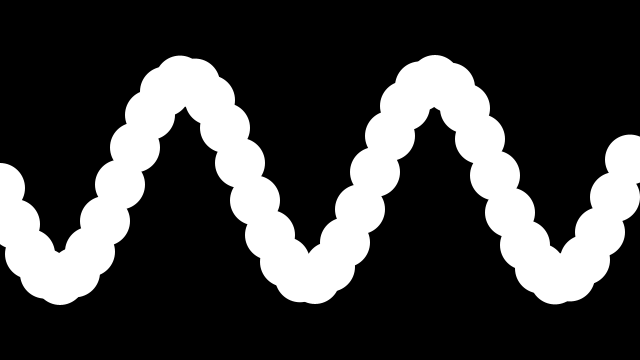
Frame 1 (no input)
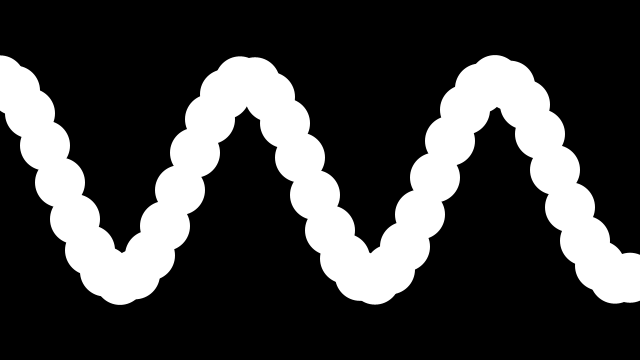
Frame 60 (the mouse pressed at the canvas centre just before this capture)
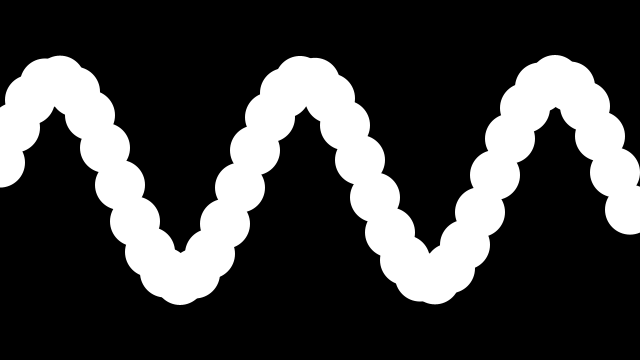
Frame 120 (the mouse held since frame 60 and released just before this capture)

The Processing sketch that drew these frames (run headless with seeded random() and noise(); from frame 60 on, the mouse is pressed at the canvas centre):

// Processing sketch: OtherMovingSineWave
// ── OtherMovingSineWave.pde
int xspacing = 15;   // How far apart should each horizontal location be spaced
int w;              // Width of entire wave

float theta = 0.0;  // Start angle at 0
float amplitude = 100.0;  // Height of wave
float period = 250.0;  // How many pixels before the wave repeats
float dx;  // Value for incrementing X, a function of period and xspacing
float[] yvalues;  // Using an array to store height values for the wave

void setup() {
  size(640, 360);
  w = width+16;
  dx = (TWO_PI / period) * xspacing;
  yvalues = new float[w/xspacing];
}

void draw() {
  background(0);
  doWaveMath();
  makeWave();
}

void doWaveMath() {
  theta += 0.08;

  float x = theta;
  for (int i = 0; i < yvalues.length; i++) {
    yvalues[i] = sin(x)*amplitude;
    x+=dx;
  }
}

void makeWave() {
  noStroke();
  fill(255);
  for (int x = 0; x < yvalues.length; x++) {
    ellipse(x*xspacing, height/2+yvalues[x], 50, 50);
  }
}
